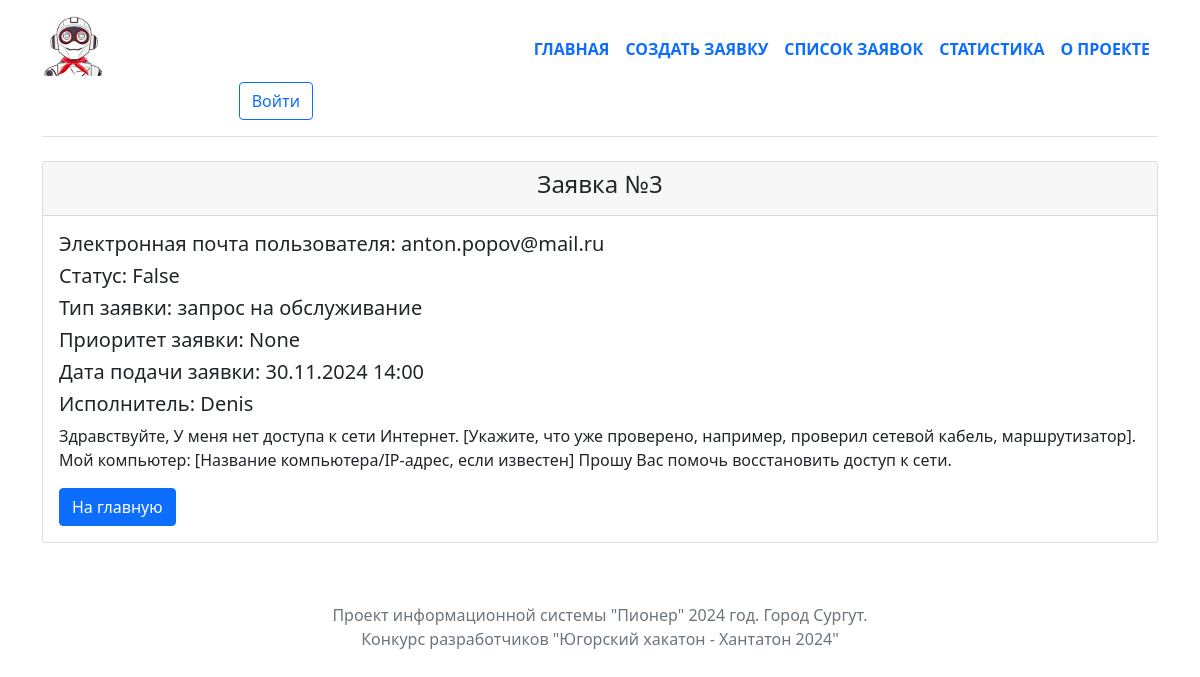
The app's page /task/3/, older data.
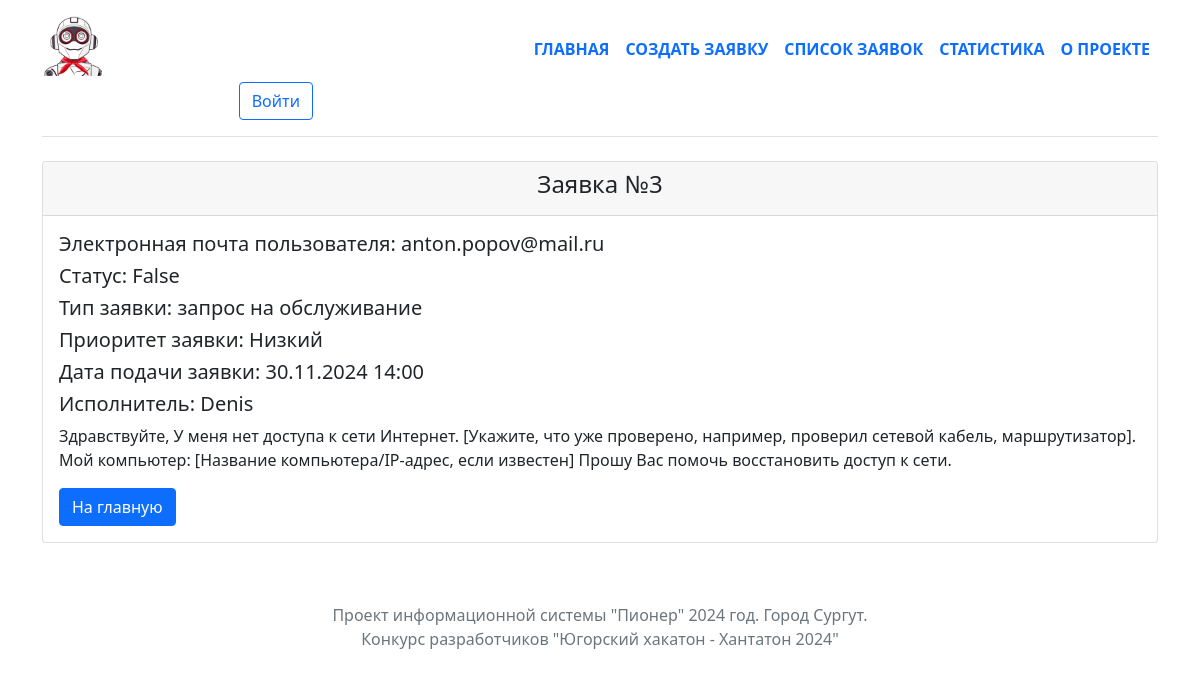
The same page, newer data.
### tasks/models.py (models this page shows, shortened)
class Task(models.Model):
    title = models.CharField(max_length=1024, null=True)
    message = models.TextField()
    authors = models.CharField(max_length=1024)
    contractor = models.ForeignKey(User, on_delete=models.CASCADE, null=True)
    created = models.DateTimeField("date published", auto_now_add= True)
    closed = models.BooleanField(default=False)
    typetask = models.ForeignKey(TypeTask, on_delete=models.CASCADE, null=True)
    priority = models.ForeignKey(Priority, on_delete=models.CASCADE, null=True)

class TypeTask(models.Model):
    type = models.CharField(max_length=50, null=True)
    def __str__(self):
        return self.type

class Priority(models.Model):
    level = models.CharField(max_length=50, null=True)
    def __str__(self):
        return self.level

### tasks/views.py (the view)
# urls.py: path("task/<int:task_id>/", views.task_info, name="task_info"),
def task_info(request, task_id):
    task = Task.objects.get(id=task_id)
    return render(request, 'tasks/task_info.html', {'task': task})

### tasks/templates/tasks/task_info.html
{% extends "tasks/base.html" %}
{% block content %}
    <div class="container">
        <div class="row">
            <div class="col-lg-12">
                <div class="card">
                    <div class="card-header">
                    <h4 class="text-center text">Заявка №{{ task.pk }}</h4>
                    </div>
                    <div class="card-body">
                        <h5 class="card-title">Электронная почта пользователя: {{ task.authors }}</h5>
                        <h5 class="card-title">Статус: {{ task.closed }}</h5>
                        <h5 class="card-title">Тип заявки: {{ task.typetask }}</h5>
                        <h5 class="card-title">Приоритет заявки: {{ task.priority }}</h5>
                        <h5 class="card-title">Дата подачи заявки: {{ task.created|date:'d.m.Y H:i' }}</h5>
                        <h5 class="card-title">Исполнитель: {{ task.contractor }}</h5>
                        <p class="card-text">{{ task.message }}</p>
                        <a href="/" class="btn btn-primary">На главную</a>
                    </div>
                </div>
            </div>
        </div>
    </div>
{% endblock %}

Row changes from the older to the newer data that the page shows:
changed Task "anton.popov@mail.ru": priority "None" → "Низкий"
